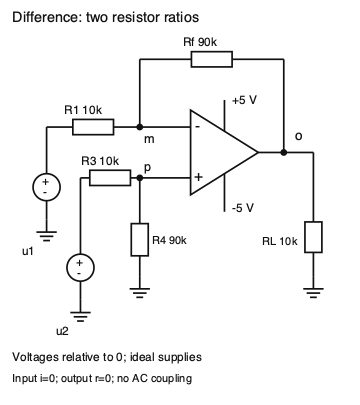
#> input picture 电子电路/80-实践/20-运放基础与频带/assets/difference-360.png, 360 x 405 px, found by its file name
$ python generate_figures.py --output out.png
#> lines starting #> are read from the running program, lines starting #| are printed output that depends on the picture
### 电子电路/80-实践/20-运放基础与频带/opamp_examples.py
"""Finite-A voltage-feedback teaching model. Import: standard library, no writes."""
import argparse
import json
import math
import numbers
from pathlib import Path

LIMITS={'r':(1e-3,1e12),'c':(1e-15,1.0),'a0':(1.0,1e12),'fp':(1e-9,1e9),'f':(0.0,1e12),'t':(0.0,1e12),'v':(-1e6,1e6)}

def scalar(x,kind):
    if isinstance(x,bool) or not isinstance(x,numbers.Real):raise ValueError(f'{kind}: real scalar required')
    try:x=float(x)
    except (OverflowError,ValueError) as exc:raise ValueError('invalid scalar') from exc
    lo,hi=LIMITS[kind]
    if not math.isfinite(x) or not lo<=x<=hi:raise ValueError(f'{kind} outside documented computational range {lo}..{hi}')
    return x


def checked(z):
    if isinstance(z,complex):good=math.isfinite(z.real) and math.isfinite(z.imag)
    else:good=math.isfinite(z)
    if not good:raise ArithmeticError('nonfinite model output')
    return z


def inverse_a(f=0.0,a0=1e5,fp=10.0):
    f=scalar(f,'f');a0=scalar(a0,'a0');fp=scalar(fp,'fp')
    return complex(1/a0,(f/fp)/a0)


def closed_noninv(rg=1e4,rf=9e4,f=0.0,a0=1e5,fp=10.0):
    rg=scalar(rg,'r');rf=scalar(rf,'r');n=1+rf/rg
    return checked(n/(1+n*inverse_a(f,a0,fp)))


def closed_inv(ri=1e4,rf=9e4,f=0.0,a0=1e5,fp=10.0):
    ri=scalar(ri,'r');rf=scalar(rf,'r');k=rf/ri
    return checked(-k/(1+(1+k)*inverse_a(f,a0,fp)))


def summer(values,resistors,rf=9e4,a0=1e5):
    if not isinstance(values,(list,tuple)) or not isinstance(resistors,(list,tuple)) or not 1<=len(values)<=8 or len(values)!=len(resistors):raise ValueError('1..8 matched explicit input branches required')
    vs=[scalar(x,'v') for x in values];rs=[scalar(x,'r') for x in resistors];rf=scalar(rf,'r');a0=scalar(a0,'a0')
    weights=[rf/r for r in rs];n=1+math.fsum(weights)
    return checked(-math.fsum(w*v for w,v in zip(weights,vs))/(1+n/a0))


def difference(v1,v2,r1=1e4,rf=9e4,r3=1e4,r4=9e4,a0=1e5):
    v1=scalar(v1,'v');v2=scalar(v2,'v');r1=scalar(r1,'r');rf=scalar(rf,'r');r3=scalar(r3,'r');r4=scalar(r4,'r');a0=scalar(a0,'a0')
    a=rf/r1;p=v2*(r4/(r3+r4));n=1+a
    return checked((n*p-a*v1)/(1+n/a0))


def integrate_transfer(f,ri=1e4,cf=1e-7,rf=1e6,a0=1e5,fp=10.0):
    f=scalar(f,'f');ri=scalar(ri,'r');cf=scalar(cf,'c');rf=scalar(rf,'r')
    yin=1/ri;yf=complex(1/rf,2*math.pi*f*cf)
    return checked(-yin/(yf+(yin+yf)*inverse_a(f,a0,fp)))


def differentiate_transfer(f,ri=1e3,ci=1e-7,rf=1e4,cf=1e-9,a0=1e5,fp=10.0):
    f=scalar(f,'f');ri=scalar(ri,'r');ci=scalar(ci,'c');rf=scalar(rf,'r');cf=scalar(cf,'c');s=complex(0,2*math.pi*f)
    # Admittance avoids division by s at DC, also keeps input capacitor open exactly.
    yin=s*ci/(1+s*ri*ci);yf=1/rf+s*cf
    return checked(-yin/(yf+(yin+yf)*inverse_a(f,a0,fp)))


# [6 lines left out: function reactive_noise_gain, not called in this run]


def integrator_state(t,u=1e-3,initial=0.2,ri=1e4,cf=1e-7,rf=None):
    t=scalar(t,'t');u=scalar(u,'v');initial=scalar(initial,'v');ri=scalar(ri,'r');cf=scalar(cf,'c')
    # Ideal op-amp state model, separate from frequency finite-A zero-state model.
    if rf is None:return checked(initial-u*(t/(ri*cf)))
    rf=scalar(rf,'r');tau=rf*cf;decay=math.exp(-t/tau)
    return checked(initial*decay-(rf/ri)*u*(-math.expm1(-t/tau)))


def derivative_peak(amplitude,f,rf=1e4,c=1e-7):
    amplitude=scalar(amplitude,'v');f=scalar(f,'f');rf=scalar(rf,'r');c=scalar(c,'c')
    return checked(abs(amplitude)*(2*math.pi*f)*rf*c)


def results():
    a0=1e5;fp=10.0;h=closed_noninv();inv=closed_inv();out=float(inv.real)*.02;vm=-out/a0
    cm=difference(2,2,r4=90900);d=difference(-.5,.5,r4=90900)
    rows=[]
    for f in (0,1,10,100,1000,10000,100000,1000000):
        hi=integrate_transfer(f);hd=differentiate_transfer(f)
        rows.append({'f_Hz':f,'integrator':{'re':hi.real,'im':hi.imag,'mag':abs(hi)},'differentiator':{'re':hd.real,'im':hd.imag,'mag':abs(hd)}})
    return {'model':'A0=100000 fp=10Hz; input currents=0; output r=0; resistor load=10k; supply +/-5V, teaching linear output +/-4V/common mode +/-3V',
            'parameters':{'a0':a0,'fp_Hz':fp,'fT_approx_Hz':a0*fp,'Rg_Ri_ohm':10000,'Rf_ohm':90000},
            'noninv_DC':h.real,'inv_DC':inv.real,'inv_20mV':{'out_V':out,'minus_V':vm,'input_A':(.02-vm)/10000,'output_A':out/10000+(out-vm)/90000},
            'summer_V':summer([.02,-.01],[1e4,2e4]),'difference_200_210mV_V':difference(.2,.21),
            'mismatch_1percent':{'equal_input_2V_output_V':cm,'common_gain':cm/2,'differential_gain':d,'CMRR_dB':20*math.log10(abs(d/(cm/2)))},
            'leak_low_Hz':1/(2*math.pi*1e6*1e-7),'derivative_corners_Hz':[1/(2*math.pi*1e3*1e-7),1/(2*math.pi*1e4*1e-9)],
            'frequency_samples':rows,'ideal_integrator_at_4p2s_V':integrator_state(4.2),'leak_at_0p1s_V':integrator_state(.1,rf=1e6),
            'execution':'CPU explicit models only, not SPICE/hardware'}


# [7 lines left out: function main, not called in this run]

# [1 lines that do not run on import are left out]

### 电子电路/80-实践/20-运放基础与频带/generate_figures.py
"""Native node diagrams and direct-Figure plots, explicit output only."""
import argparse
import json
import os
from pathlib import Path
from html import escape
import opamp_examples as model


def line(x1,y1,x2,y2):return f'<line x1="{x1}" y1="{y1}" x2="{x2}" y2="{y2}"/>'
def label(x,y,s,size=15):return f'<text x="{x}" y="{y}" font-size="{size}">{escape(s)}</text>'
def dot(x,y):return f'<circle cx="{x}" cy="{y}" r="3" fill="#111"/>'
def resistor(x1,x2,y,name):
    mid=(x1+x2)/2
    return line(x1,y,mid-24,y)+f'<rect x="{mid-24}" y="{y-9}" width="48" height="18" fill="white"/>'+line(mid+24,y,x2,y)+label(mid-34,y-15,name,14)
def capacitor(x1,x2,y,name):
    mid=(x1+x2)/2
    return line(x1,y,mid-4,y)+line(mid-4,y-12,mid-4,y+12)+line(mid+4,y-12,mid+4,y+12)+line(mid+4,y,x2,y)+label(mid-30,y-19,name,14)
def ground(x,y):return line(x,y-15,x,y)+line(x-12,y,x+12,y)+line(x-8,y+5,x+8,y+5)+line(x-4,y+10,x+4,y+10)
def source(x,y,name):
    return f'<circle cx="{x}" cy="{y}" r="16"/>'+label(x-5,y-2,'+',14)+label(x-4,y+11,'-',14)+line(x,y+16,x,y+38)+ground(x,y+53)+label(x-29,y+80,name,14)
def opamp():
    s='<path d="M225 130 L225 230 L305 180 Z"/>'+label(231,155,'-',18)+label(230,214,'+',18)
    s+=line(265,155,265,118)+label(274,123,'+5 V',14)+line(265,205,265,250)+label(274,251,'-5 V',14)
    s+=line(305,180,370,180)+dot(335,180)+label(349,166,'o',16)
    s+=line(370,180,370,262)+'<rect x="360" y="262" width="20" height="36" fill="white"/>'+line(370,298,370,326)+ground(370,341)+label(310,290,'RL 10k',13)
    return s

def wrap(body,height=460):
    return f'<svg xmlns="http://www.w3.org/2000/svg" width="425" height="{height}" viewBox="0 0 425 {height}"><rect width="425" height="{height}" fill="white"/><g stroke="#111" stroke-width="2" fill="none">{body}</g><style>text{{fill:#111;stroke:none;font-family:DejaVu Sans,sans-serif}}</style></svg>'


def resistor_network(mode):
    titles={'inverting':'Inverting: p=0, signal -9','noninverting':'Noninverting: signal +10','summing':'Summer: two input currents','difference':'Difference: two resistor ratios'}
    b=label(15,26,titles[mode],17)+opamp()+line(165,150,225,150)+dot(165,150)+label(171,169,'m',15)
    b+=line(165,150,165,70)+resistor(165,335,70,'Rf 90k')+line(335,70,335,180)
    if mode=='noninverting':
        b+=line(165,150,165,264)+'<rect x="155" y="264" width="20" height="38" fill="white"/>'+line(165,302,165,326)+ground(165,341)+label(95,289,'Rg 10k',14)
        b+=line(200,210,225,210)+source(200,250,'ui')+line(200,210,200,234)+label(187,201,'p',15)
    elif mode=='difference':
        b+=resistor(55,165,150,'R1 10k')+line(55,150,55,205)+source(55,221,'u1')
        b+=resistor(55,165,210,'R3 10k')+line(55,210,55,186) # separate u2 source routed below, not on u1 node
        # Replace overlapping source route with separate branch u2 at bottom left.
        b=b.replace(resistor(55,165,210,'R3 10k')+line(55,210,55,186),resistor(95,165,210,'R3 10k')+line(95,210,95,300)+source(95,316,'u2'))
        b+=line(165,210,225,210)+dot(165,210)+label(171,202,'p',15)
        b+=line(165,210,165,264)+'<rect x="155" y="264" width="20" height="38" fill="white"/>'+line(165,302,165,326)+ground(165,341)+label(180,289,'R4 90k',13)
    else:
        b+=resistor(55,165,150,'Ri 10k' if mode=='inverting' else 'R1 10k')+line(55,150,55,190)+source(55,206,'ui' if mode=='inverting' else 'u1')
        if mode=='summing':b+=line(165,150,165,195)+resistor(95,165,195,'R2 20k')+line(95,195,95,284)+source(95,300,'u2')
        b+=line(225,210,205,210)+line(205,210,205,326)+ground(205,341)+label(145,246,'p=0',14)
    b+=label(15,427,'Voltages relative to 0; ideal supplies',14)+label(15,451,'Input i=0; output r=0; no AC coupling',13)
    return wrap(b,478)


def reactive_panel(mode):
    integ=mode=='integrator';title='Leaky integrator' if integ else 'Limited differentiator'
    b=label(15,26,title,17)+opamp()+line(165,150,225,150)+dot(165,150)+label(169,169,'m',14)
    b+=line(165,150,165,55)+resistor(165,335,55,'Rf 1M' if integ else 'Rf 10k')+line(335,55,335,180)
    b+=line(165,95,165,150)+capacitor(165,335,95,'Cf 100n' if integ else 'Cf 1n')+line(335,95,335,180)+dot(165,95)+dot(335,95)
    if integ:b+=resistor(55,165,150,'Ri 10k')+line(55,150,55,190)+source(55,206,'u')
    else:b+=capacitor(30,100,150,'Ci 100n')+resistor(100,165,150,'Ri 1k')+line(30,150,30,190)+source(30,206,'u')
    b+=line(225,210,205,210)+line(205,210,205,326)+ground(205,341)+label(145,246,'p=0',14)
    b+=label(15,390,'Cf is across m-o, not output-ground',14)
    b+=label(15,416,'Ideal +/-5V rails; RL directly to 0',14)
    if not integ:b+=label(15,442,'Ci blocks DC; specified zero-state H',14)
    else:b+=label(15,442,'Cf voltage state: vm - vo',14)
    return b


def generate(output):
    output=Path(output);output.mkdir(parents=True,exist_ok=True)
    os.environ['MPLCONFIGDIR']=str(output/'.mplconfig');os.environ['XDG_CACHE_HOME']=str(output/'.cache')
    import numpy as np
    from matplotlib.figure import Figure
    from matplotlib.backends.backend_agg import FigureCanvasAgg
    import matplotlib
    import cairosvg
    from PIL import Image,ImageOps
    matplotlib.rcParams.update({'font.family':'DejaVu Sans','font.size':11,'svg.fonttype':'none','svg.hashsalt':'WWL-M11'})
    for mode in ('inverting','noninverting','summing','difference'):(output/(mode+'.svg')).write_text(resistor_network(mode))
    (output/'reactive-circuits.svg').write_text(wrap(reactive_panel('integrator')+'<g transform="translate(0 475)">'+reactive_panel('differentiator')+'</g>',950))
    fs=np.geomspace(.1,1e7,401);s=2j*np.pi*fs
    plot_data={'f_Hz':fs.tolist(),'frequency_samples':401,'state_samples':301,'model':model.results()}
    fig=Figure(figsize=(4.25,6.2),dpi=100);FigureCanvasAgg(fig)
    for k,mode in enumerate(('integrator','differentiator'),1):
        ax=fig.add_subplot(2,1,k)
        if mode=='integrator':
            ideal=-1/(s*1e4*1e-7);limited=-(1e6/1e4)/(1+s*1e6*1e-7);finite=np.array([model.integrate_transfer(float(f)) for f in fs])
        else:
            ideal=-s*1e4*1e-7;limited=ideal/((1+s*1e3*1e-7)*(1+s*1e4*1e-9));finite=np.array([model.differentiate_transfer(float(f)) for f in fs])
        for zs,style,name in ((ideal,':','pure ideal'),(limited,'--','RC limited'),(finite,'-','finite A')):ax.semilogx(fs,20*np.log10(abs(zs)),color='#111',ls=style,label=name,lw=1.7)
        ax.set(xlabel='Frequency f (Hz)',ylabel='Voltage gain (dB)',title=mode.capitalize(),ylim=(-80,70),xlim=(.1,1e7));ax.legend(fontsize=9,loc='upper right');ax.grid(ls=':',lw=.5)
        plot_data[mode+'_finite_mag']=abs(finite).tolist()
    fig.subplots_adjust(left=.19,right=.96,top=.91,bottom=.1,hspace=.62);fig.savefig(output/'reactive-frequency.svg',metadata={'Date':None})
    fig=Figure(figsize=(4.25,3.8),dpi=100);FigureCanvasAgg(fig);ax=fig.add_subplot(111)
    ts=np.linspace(0,5,301);ideal=np.array([model.integrator_state(float(t)) for t in ts]);leak=np.array([model.integrator_state(float(t),rf=1e6) for t in ts])
    valid=ts<=4.2;ax.plot(ts[valid],ideal[valid],'k-',label='ideal C feedback');ax.plot(ts[~valid],ideal[~valid],'k:',label='outside linear range');ax.plot(ts,leak,'k--',label='with 1M leak')
    ax.axhline(-4,color='#555',ls=':');ax.text(.25,-3.2,'u=1 mV, initial=0.2 V\nRi=10k, Cf=100n',fontsize=10)
    ax.set(xlabel='Time (s)',ylabel='Output vo (V)',title='State and DC accumulation',xlim=(0,5),ylim=(-5,.7));ax.legend(fontsize=9,loc='lower left');fig.subplots_adjust(left=.19,right=.96,bottom=.18,top=.87);fig.savefig(output/'integrator-state.svg',metadata={'Date':None})
    plot_data['t_s']=ts.tolist();plot_data['ideal_state_V']=ideal.tolist();plot_data['leak_state_V']=leak.tolist()
    (output/'figure-data.json').write_text(json.dumps(plot_data,ensure_ascii=False,indent=2,allow_nan=False)+'\n')
    for svg in sorted(output.glob('*.svg')):
        for width in (360,425):
            png=output/f'{svg.stem}-{width}.png';cairosvg.svg2png(url=str(svg),write_to=str(png),output_width=width)
            im=Image.open(png).convert('RGB');ImageOps.grayscale(im).save(output/f'{svg.stem}-{width}-gray.png')
            dark=Image.new('RGB',(im.width+24,im.height+24),'#171717');dark.paste(im,(12,12));dark.save(output/f'{svg.stem}-{width}-dark.png')


def main(argv=None):
    p=argparse.ArgumentParser();p.add_argument('--output',required=True,type=Path);args=p.parse_args(argv)
    generate(args.output);return 0
#> in generate, `fig.subplots_adjust(left=0.19, right=0.96, top=0.91, bottom=0.1, hspac`:
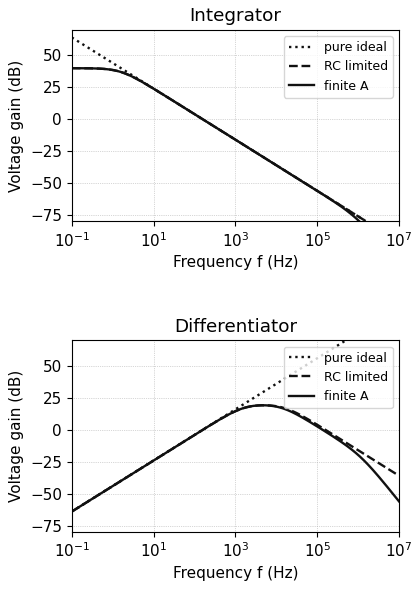
#> figure drawn by matplotlib, 2 panels; panel 1: curve peaks at x = 0.1, y = 64.04; panel 1: curve peaks at x = 0.1, y = 39.98; panel 1: curve peaks at x = 0.1, y = 39.97; panel 2: curve peaks at x = 10000000, y = 95.96
#> in generate, `ax.set(xlabel='Time (s)', ylabel='Output vo (V)', title='State and DC `:
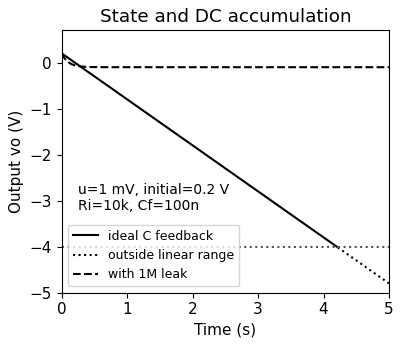
#> figure drawn by matplotlib, 1 panel; curve peaks at x = 0, y = 0.2; curve peaks at x = 4.22, y = -4.02; curve peaks at x = 0, y = 0.2
#> in generate, `dark = Image.new('RGB', (im.width + 24, im.height + 24), '#171717')`: dark: PIL image 384x429 RGB; every value is 23
#> in generate, `dark.paste(im, (12, 12))`:
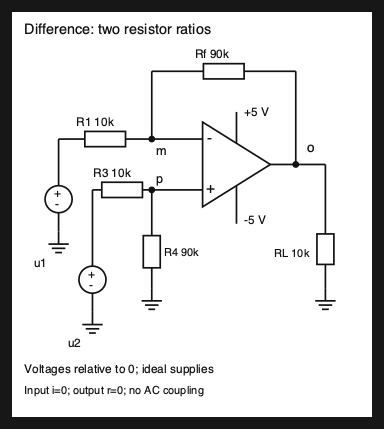
#> dark: PIL image 384x429 RGB; min 17, max 255, mean 219.7

#> (the run stopped early here; a loop or call above may not have finished)
